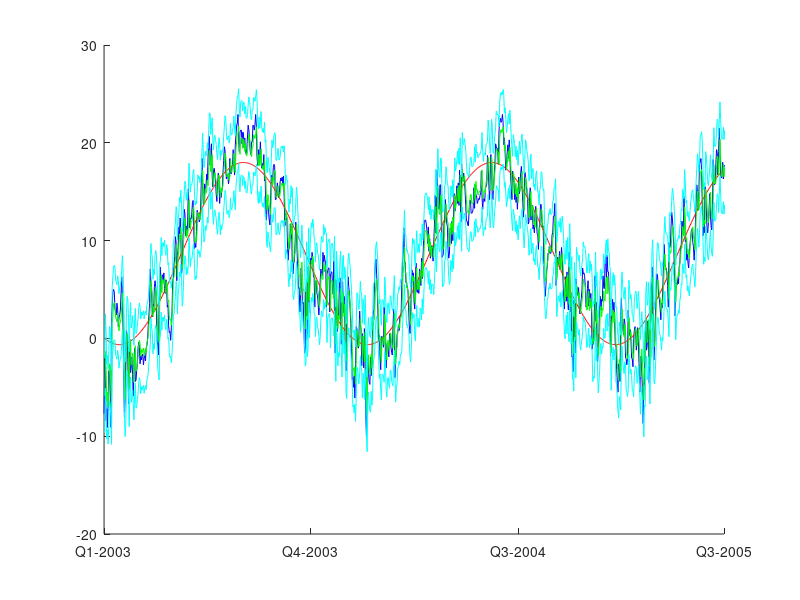
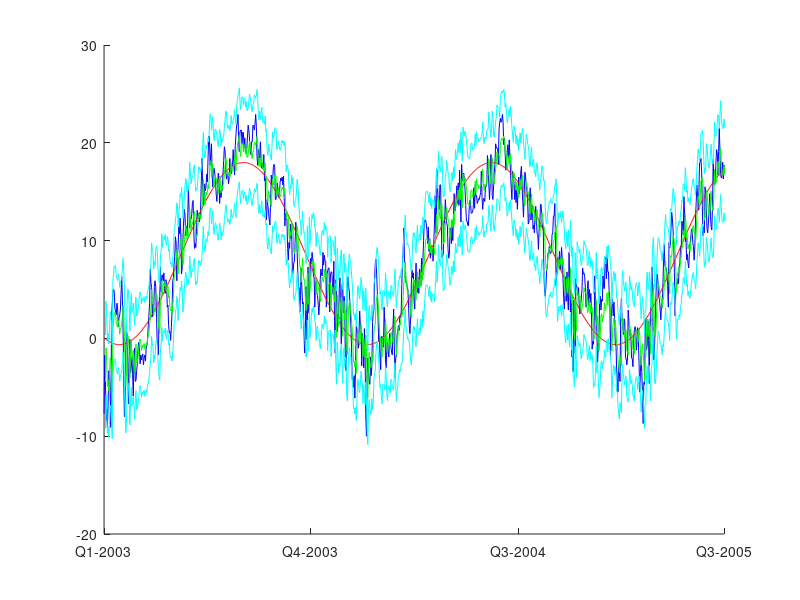
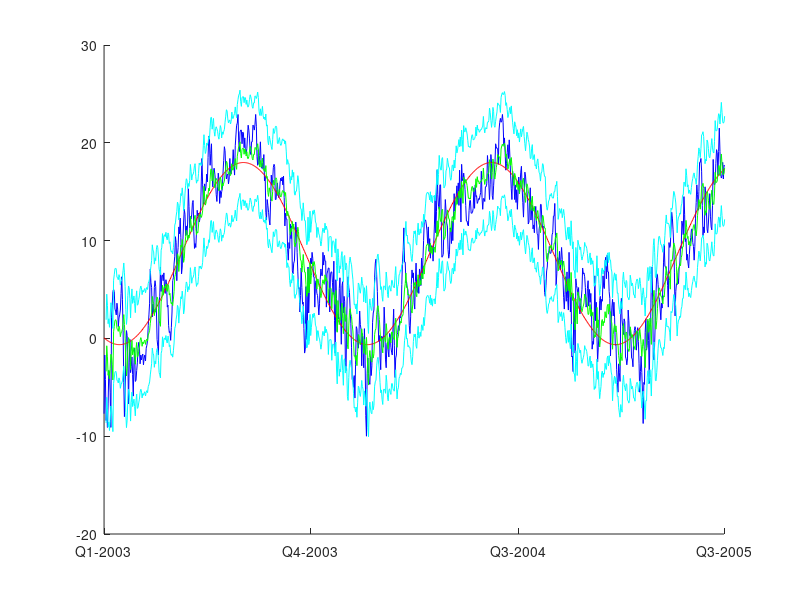
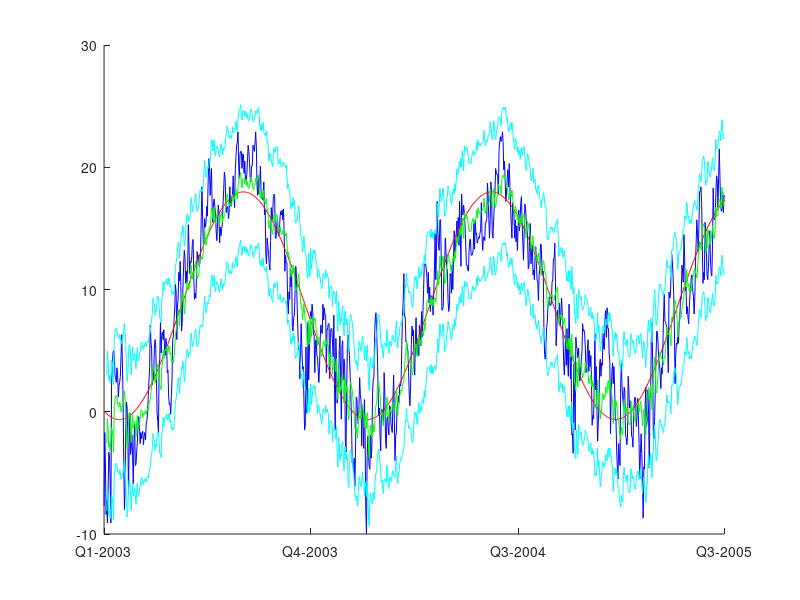

Write the MATLAB code that produced these figures, in order.
load T_lund.mat

% plot(T_lund(:,1), T_lund(:,2))
% datetick

t = T_lund(:,1);  Y = T_lund(:,2);  n = length(Y);
X = [ones(n,1) sin(2*pi*t/365) cos(2*pi*t/365)];
beta = regress(Y, X);
eta = Y-X*beta;
% plot(t, Y, 'b', t, X*beta, 'r');
% datetick

X2 = eta(1:end-1);
Y2 = eta(2:end);
alpha = regress(Y2, X2)
e = eta(2:end) - alpha * eta(1:end-1);
sigma2 = var(e)
% plot(t(2:end), e, 'b', t, eta, 'r');
% datetick

varsum = 1;
for i = 1:5
  t2 = t + i;
  X = [ones(n,1) sin(2*pi*t/365) cos(2*pi*t/365)];
  future = X * beta + alpha^i * eta;
  upper = future + 1.96 * sqrt(varsum * sigma2);
  lower = future - 1.96 * sqrt(varsum * sigma2);
  figure
  hold on
  plot(t, Y, 'b', t, X*beta, 'r');
  xlim([t(1), t(end)])
  datetick
  plot(t2, future, 'g')
  plot(t2, upper, 'c')
  plot(t2, lower, 'c')
  pause
  varsum = varsum + alpha^(2*i);
end
